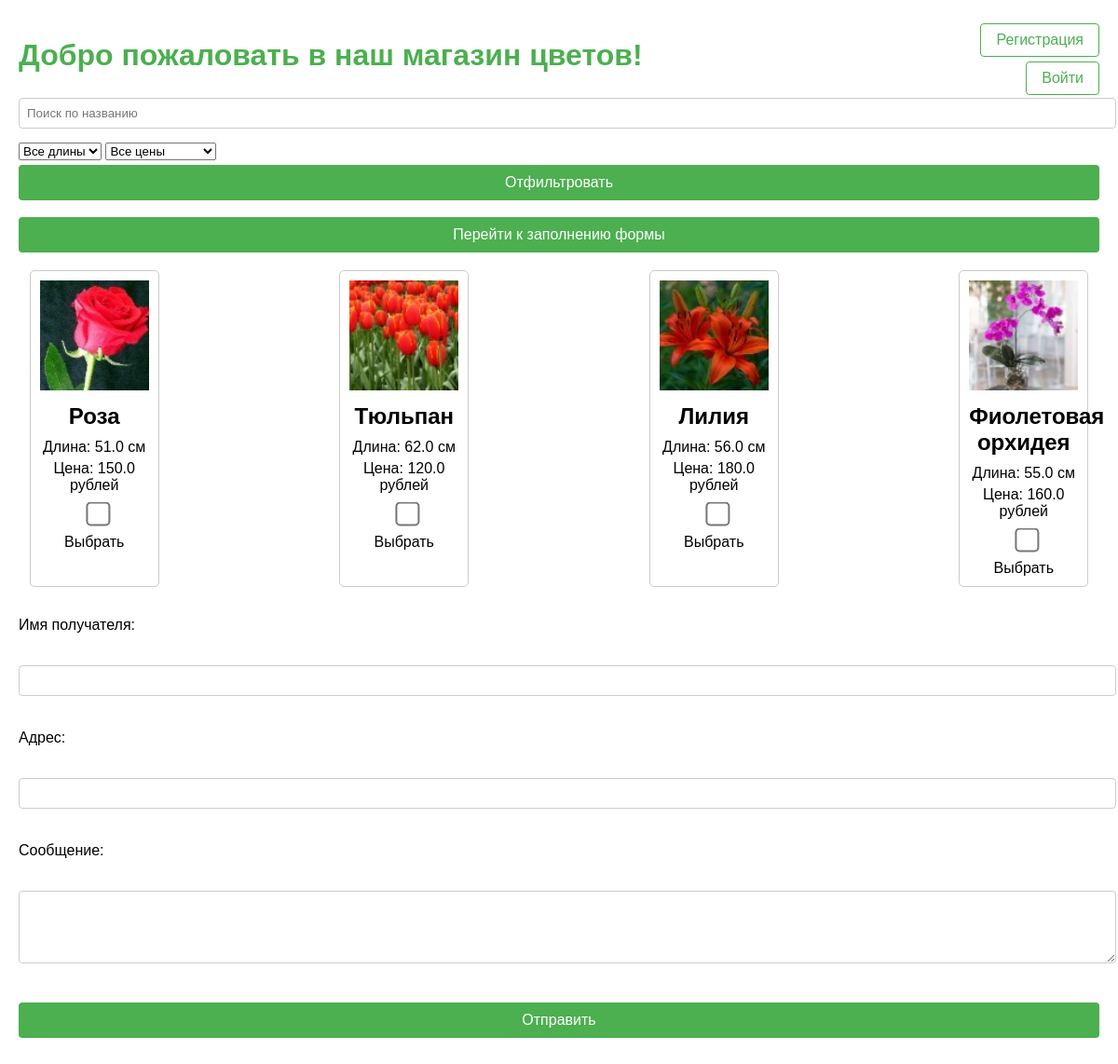
The page / on the database its author committed.
### models.py (models this page shows, shortened)
class Flower(db.Model):
    id = db.Column(db.Integer, primary_key=True)
    name = db.Column(db.String(100), nullable=False)
    image_url = db.Column(db.String(200), nullable=False)
    length = db.Column(db.Float, nullable=False)
    price = db.Column(db.Float, nullable=False)

### app.py (the view, shortened to what this page needs)
@app.route('/', methods=['GET', 'POST'])
def index():
    search_query = request.args.get('search', '')
    length_filter = request.args.get('length', '')
    price_filter = request.args.get('price', '')
    flowers = Flower.query.filter(Flower.name.contains(search_query))
    if length_filter:
        min_length, max_length = map(float, length_filter.split('-'))
        flowers = flowers.filter(Flower.length.between(min_length, max_length))
    if price_filter:
        min_price, max_price = map(float, price_filter.split('-'))
        flowers = flowers.filter(Flower.price.between(min_price, max_price))
    flowers = flowers.all()
    order_created = session.pop('order_created', False)  # Проверить и удалить переменную сессии
    return render_template('index.html', flowers=flowers, search_query=search_query, length_filter=length_filter, price_filter=price_filter, order_created=order_created)

### templates/index.html (shortened to what this page needs)
<!DOCTYPE html>
<html lang="ru">
<head>
    <link rel="stylesheet" href="{{ url_for('static', filename='style.css') }}">
</head>
<body>
    <div class="navbar">
        {% if current_user.is_authenticated %}
            <a href="{{ url_for('profile') }}">Профиль</a>
            <a href="{{ url_for('logout') }}">Выйти из аккаунта</a>
        {% else %}
            <a href="{{ url_for('register') }}">Регистрация</a>
            <a href="{{ url_for('login') }}">Войти</a>
        {% endif %}
    </div>
    <h1>Добро пожаловать в наш магазин цветов!</h1>
    <form method="get" action="{{ url_for('index') }}">
        <input type="text" name="search" placeholder="Поиск по названию" autocomplete="off">
        <select name="length">
            <option value="">Все длины</option>
        </select>
        <select name="price">
            <option value="">Все цены</option>
        </select>
        <input type="submit" value="Отфильтровать" class="filter-button">
        <input type="button" value="Перейти к заполнению формы" class="scroll-button" onclick="document.getElementById('order-form').scrollIntoView({ behavior: 'smooth' });">
    </form>
    <form method="post" action="{{ url_for('index') }}" id="order-form">
        <div class="flower-container">
            {% for flower in flowers %}
                <div class="flower-item">
                    <img src="{{ url_for('static', filename=flower.image_url) }}" alt="{{ flower.name }}" width="100" height="100">
                    <h2>{{ flower.name }}</h2>
                    <p>Длина: {{ flower.length }} см</p>
                    <p>Цена: {{ flower.price }} рублей</p>
                    <input type="checkbox" name="flower_type" value="{{ flower.name }}"> Выбрать
                </div>
            {% endfor %}
        </div>
        <label for="name">Имя получателя:</label><br>
        <input type="text" id="name" name="name" required><br>
        <label for="address">Адрес:</label><br>
        <input type="text" id="address" name="address" required><br>
        <label for="message">Сообщение:</label><br>
        <textarea id="message" name="message" rows="4" cols="50"></textarea><br><br>
        <input type="submit" value="Отправить">
    </form>
</body>
</html>

### static/style.css (style rules this page uses)
body { font-family: Arial, sans-serif; margin: 0; padding: 20px; }
h1 { color: #4CAF50; }
form { max-width: 1600px; margin: auto; }
label { display: block; margin-top: 10px; }
input, textarea { width: 100%; padding: 8px; margin-top: 5px; margin-bottom: 15px; border: 1px solid #ccc; border-radius: 4px; }
input[type="submit"], .btn-primary { background-color: #4CAF50; color: white; border: none; cursor: pointer; width: 100%; padding: 10px; margin-bottom: 10px; border-radius: 4px; text-align: center; display: block; font-size: 16px; text-decoration: none; }
.flower-container { display: flex; flex-wrap: wrap; justify-content: space-between; max-width: 1400px; margin: auto; }
.flower-item { width: 12%; box-sizing: border-box; margin: 1%; text-align: center; border: 1px solid #ccc; border-radius: 5px; padding: 10px; transition: transform 0.2s; }
.flower-item img { width: 100%; height: auto; }
.flower-item h2 { font-size: 1.5em; margin: 10px 0; }
.flower-item p { margin: 5px 0; }
.flower-item input[type="checkbox"] { margin-top: 10px; }
.navbar { position: absolute; top: 20px; right: 20px; display: flex; flex-direction: column; align-items: flex-end; }
.navbar a { margin-top: 5px; text-decoration: none; color: #4CAF50; padding: 8px 16px; border: 1px solid #4CAF50; border-radius: 4px; }
.scroll-button { background-color: #4CAF50; color: white; padding: 10px 20px; margin: 8px 0; border: none; cursor: pointer; width: 100%; font-size: 16px; }
input[type="checkbox"] { transform: scale(2); margin-right: 10px; vertical-align: middle; }
label { line-height: 2.5em; }

### rows shown on the page
Flower: image_url (picture), name "Роза", length "51.0", price "150.0"
Flower: image_url (picture), name "Тюльпан", length "62.0", price "120.0"
Flower: image_url (picture), name "Лилия", length "56.0", price "180.0"
Flower: image_url (picture), name "Фиолетовая орхидея", length "55.0", price "160.0"
